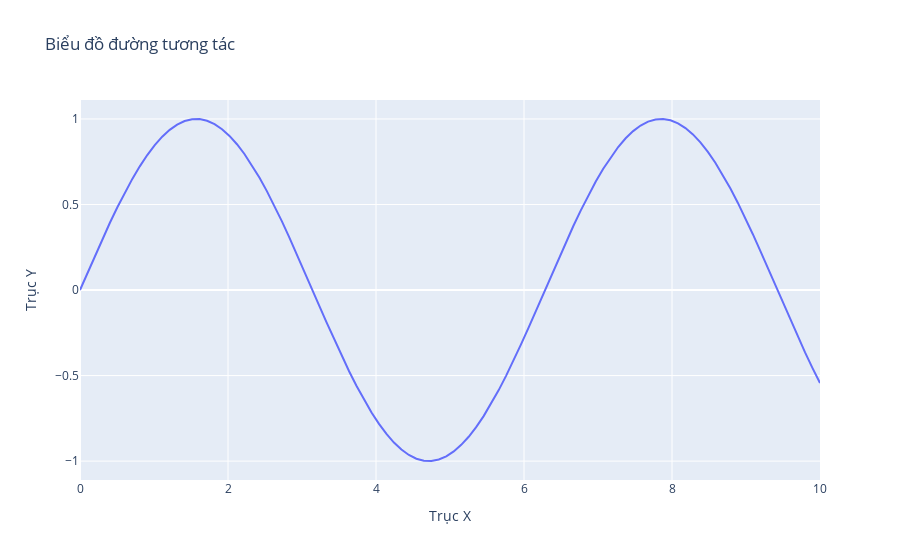

Notebook source saved alongside this figure:
### Code cell
# Demo - biểu đồ tương tác
import plotly.graph_objs as go
import numpy as np

# Dữ liệu mẫu
x = np.linspace(0, 10, 100)
y = np.sin(x)

# Tạo biểu đồ
fig = go.Figure()

# Thêm đường vào biểu đồ
fig.add_trace(go.Scatter(x=x, y=y, mode='lines', name='Sin(x)'))

# Thiết lập tiêu đề và nhãn trục
fig.update_layout(title='Biểu đồ đường tương tác',
                  xaxis_title='Trục X',
                  yaxis_title='Trục Y')

# Hiển thị biểu đồ
fig.show()
